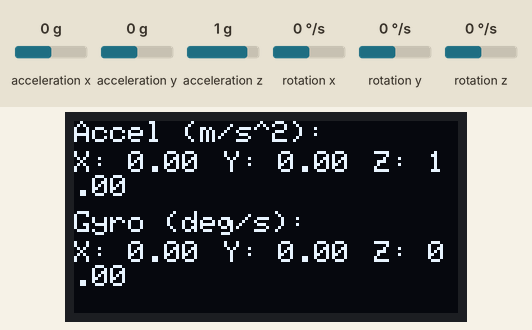
The sketch below on a simulated ESP32-S3. Parts: 128×64 one-colour display. The inputs (shaded band) are chosen by the test bench; at power-on: acceleration x 0 g, acceleration y 0 g, acceleration z 1 g, rotation x 0 °/s, rotation y 0 °/s, rotation z 0 °/s. What the sketch prints to the serial monitor is not drawn.

Above: at 1.2 s.
1.3 s: acceleration x set to -1.4 g
At 2.7 s:
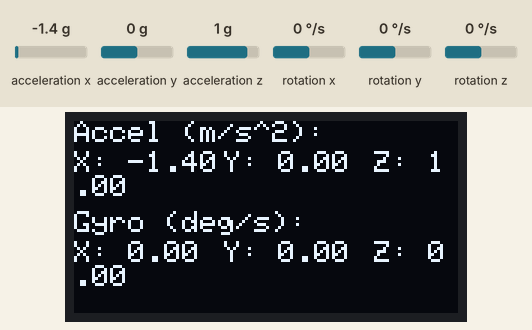
3.1 s: acceleration y set to -1.4 g
At 4.4 s:
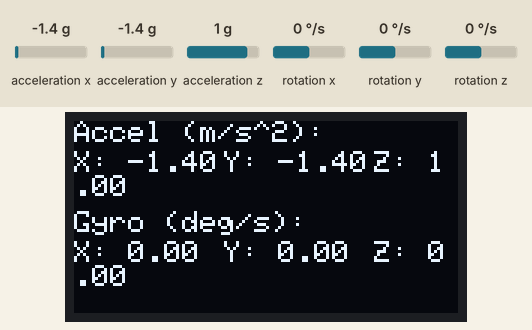
4.7 s: acceleration z set to -1.4 g
At 5.4 s:
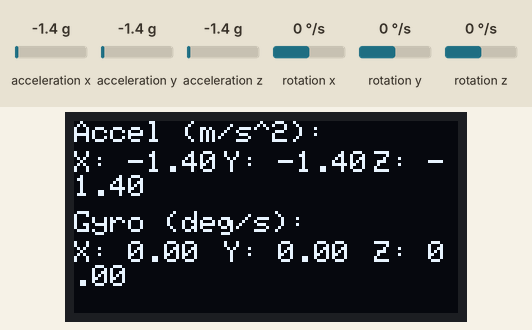
6.3 s: rotation x set to -192 °/s
At 7.4 s:
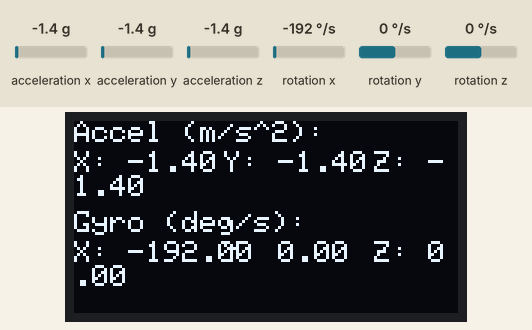
7.9 s: rotation y set to -192 °/s
At 9.1 s:
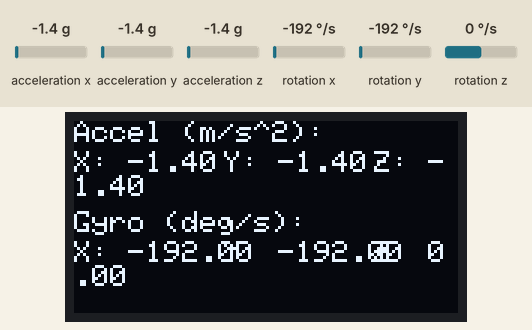
9.4 s: rotation z set to -192 °/s
At 10.1 s:
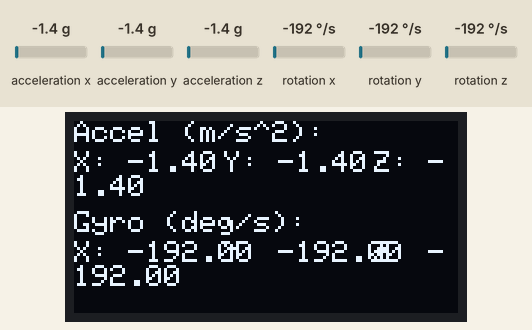
Timing chart, 0 to 12.0 s (numbered marks = the images above; inputs shaded):
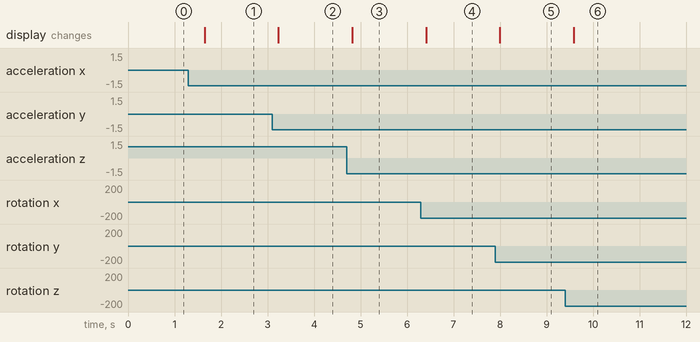

Measured:
- after the input at 1.3 s, the display: changes after 0.35 s (image 1)
- after the input at 3.1 s, the display: changes after 0.13 s (image 2)
- after the input at 4.7 s, the display: changes after 0.12 s (image 3)
- after the input at 6.3 s, the display: changes after 0.11 s (image 4)
- after the input at 7.9 s, the display: changes after 0.10 s (image 5)
- after the input at 9.4 s, the display: changes after 0.19 s (image 6)

The sketch:

OLED_MPU6050_TEST.ino
```cpp
#include <Wire.h>
#include <Adafruit_GFX.h>
#include <Adafruit_SSD1306.h>
#include <MPU6050.h>

#define SCREEN_WIDTH 128
#define SCREEN_HEIGHT 64
#define OLED_RESET -1

Adafruit_SSD1306 display(SCREEN_WIDTH, SCREEN_HEIGHT, &Wire, OLED_RESET);
MPU6050 mpu;

void setup() {
  Serial.begin(115200);

  // 시작 메시지 출력
  Serial.println("[SETUP] OLED: SETUP START");

  // I2C 통신 초기화
  Wire.begin();

  // OLED 디스플레이 초기화
  if(!display.begin(SSD1306_SWITCHCAPVCC, 0x3C)) {
    Serial.println(F("[SETUP] OLED: SSD1306 allocation failed"));
    for(;;);
  }

  // MPU6050 초기화
  mpu.initialize();

  // 성공 메시지 출력
  Serial.println("[SETUP] OLED: SETUP SUCCESS");
}

void loop() {
  // 가속도 및 자이로 스코프 값을 읽기
  int16_t ax, ay, az;
  int16_t gx, gy, gz;
  mpu.getAcceleration(&ax, &ay, &az);
  mpu.getRotation(&gx, &gy, &gz);

  // OLED 화면 지우기
  display.clearDisplay();

  // 값을 OLED 화면에 출력
  display.setTextSize(1);
  display.setTextColor(SSD1306_WHITE);
  display.setCursor(0, 0);
  display.print("Accel (m/s^2):");
  display.setCursor(0, 10);
  display.print("X: "); display.print(ax / 16384.0);
  display.setCursor(50, 10);
  display.print("Y: "); display.print(ay / 16384.0);
  display.setCursor(100, 10);
  display.print("Z: "); display.println(az / 16384.0);

  display.setCursor(0, 30);
  display.print("Gyro (deg/s):");
  display.setCursor(0, 40);
  display.print("X: "); display.print(gx / 131.0);
  display.setCursor(50, 40);
  display.print("Y: "); display.print(gy / 131.0);
  display.setCursor(100, 40);
  display.print("Z: "); display.println(gz / 131.0);

  // 디스플레이 업데이트
  display.display();

  // 잠시 대기
  delay(500);
}
```
